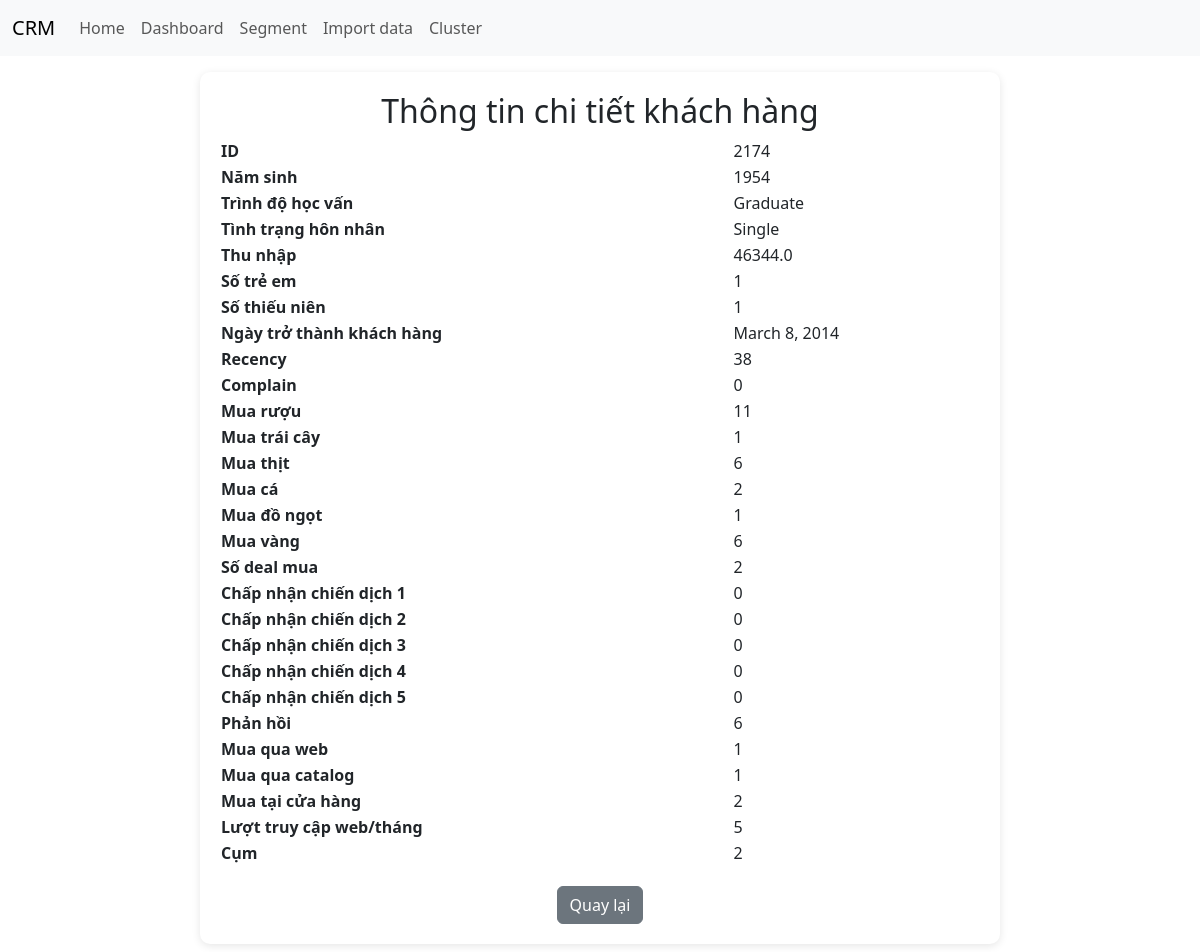
Page /customer/2174/ on the committed database.
### CPA_APP/models.py (models this page shows, shortened)
class Customer(models.Model):
    customer_id = models.CharField(primary_key=True)
    year_birth = models.IntegerField()
    education = models.CharField(max_length=50)
    marital_status = models.CharField(max_length=50)
    income = models.FloatField(null=True, blank=True)
    kidhome = models.IntegerField()
    teenhome = models.IntegerField()
    dt_customer = models.DateField()
    recency = models.IntegerField()
    complain = models.IntegerField()
    mnt_wines = models.IntegerField()
    mnt_fruits = models.IntegerField()
    mnt_meat_products = models.IntegerField()
    mnt_fish_products = models.IntegerField()
    mnt_sweet_products = models.IntegerField()
    mnt_gold_prods = models.IntegerField()
    num_deals_purchases = models.IntegerField()
    accepted_cmp1 = models.IntegerField()
    accepted_cmp2 = models.IntegerField()
    accepted_cmp3 = models.IntegerField()
    accepted_cmp4 = models.IntegerField()
    accepted_cmp5 = models.IntegerField()
    response = models.IntegerField()
    num_web_purchases = models.IntegerField()
    num_catalog_purchases = models.IntegerField()
    num_store_purchases = models.IntegerField()
    num_web_visits_month = models.IntegerField()
    cluster = models.CharField(max_length=200,null=True, blank=True)  # Optional field for clustering

### CPA_APP/views.py (the view)
# urls.py: path('customer/<str:customer_id>/', views.customer_detail, name='customer_detail'),
def customer_detail(request, customer_id):
    customer = get_object_or_404(Customer, customer_id=customer_id)
    return render(request, 'customer_detail.html', {'customer': customer})

### templates/customer_detail.html
{% extends "main.html" %}
{% block content %}
<div style="max-width: 800px; margin: auto; padding: 20px; background: white; border-radius: 10px; box-shadow: 0 2px 8px rgba(0,0,0,0.1);">
    <h2 style="text-align: center;">Thông tin chi tiết khách hàng</h2>
    <table style="width: 100%; border-collapse: collapse;">
        <tr><th>ID</th><td>{{ customer.customer_id }}</td></tr>
        <tr><th>Năm sinh</th><td>{{ customer.year_birth }}</td></tr>
        <tr><th>Trình độ học vấn</th><td>{{ customer.education }}</td></tr>
        <tr><th>Tình trạng hôn nhân</th><td>{{ customer.marital_status }}</td></tr>
        <tr><th>Thu nhập</th><td>{{ customer.income }}</td></tr>
        <tr><th>Số trẻ em</th><td>{{ customer.kidhome }}</td></tr>
        <tr><th>Số thiếu niên</th><td>{{ customer.teenhome }}</td></tr>
        <tr><th>Ngày trở thành khách hàng</th><td>{{ customer.dt_customer }}</td></tr>
        <tr><th>Recency</th><td>{{ customer.recency }}</td></tr>
        <tr><th>Complain</th><td>{{ customer.complain }}</td></tr>
        <tr><th>Mua rượu</th><td>{{ customer.mnt_wines }}</td></tr>
        <tr><th>Mua trái cây</th><td>{{ customer.mnt_fruits }}</td></tr>
        <tr><th>Mua thịt</th><td>{{ customer.mnt_meat_products }}</td></tr>
        <tr><th>Mua cá</th><td>{{ customer.mnt_fish_products }}</td></tr>
        <tr><th>Mua đồ ngọt</th><td>{{ customer.mnt_sweet_products }}</td></tr>
        <tr><th>Mua vàng</th><td>{{ customer.mnt_gold_prods }}</td></tr>
        <tr><th>Số deal mua</th><td>{{ customer.num_deals_purchases }}</td></tr>
        <tr><th>Chấp nhận chiến dịch 1</th><td>{{ customer.accepted_cmp1 }}</td></tr>
        <tr><th>Chấp nhận chiến dịch 2</th><td>{{ customer.accepted_cmp2 }}</td></tr>
        <tr><th>Chấp nhận chiến dịch 3</th><td>{{ customer.accepted_cmp3 }}</td></tr>
        <tr><th>Chấp nhận chiến dịch 4</th><td>{{ customer.accepted_cmp4 }}</td></tr>
        <tr><th>Chấp nhận chiến dịch 5</th><td>{{ customer.accepted_cmp5 }}</td></tr>
        <tr><th>Phản hồi</th><td>{{ customer.response }}</td></tr>
        <tr><th>Mua qua web</th><td>{{ customer.num_web_purchases }}</td></tr>
        <tr><th>Mua qua catalog</th><td>{{ customer.num_catalog_purchases }}</td></tr>
        <tr><th>Mua tại cửa hàng</th><td>{{ customer.num_store_purchases }}</td></tr>
        <tr><th>Lượt truy cập web/tháng</th><td>{{ customer.num_web_visits_month }}</td></tr>
        <tr><th>Cụm</th><td>{{ customer.cluster }}</td></tr>
    </table>
    <div style="text-align: center; margin-top: 20px;">
        <a href="javascript:history.back()" class="btn btn-secondary">Quay lại</a>
    </div>
</div>
{% endblock %}

### templates/main.html (shortened to what this page needs)
<!DOCTYPE html>
{% load static %}
<html>
    <head>
        <link rel="stylesheet" href="https://cdn.jsdelivr.net/npm/bootstrap-icons@1.11.3/font/bootstrap-icons.min.css">
        <link href="https://cdn.jsdelivr.net/npm/bootstrap@5.3.3/dist/css/bootstrap.min.css" rel="stylesheet">
    </head>
    <body>
        <nav class="navbar navbar-expand-lg bg-body-tertiary black">
            <div class="container-fluid">
                <div class="navbar-brand">CRM</div>
                <div class="collapse navbar-collapse" id="navbarNav">
                    <ul class="navbar-nav">
                        <li class="nav-item">
                            <a class="nav-link btn btn-primary" aria-current="page" href="/">Home</a>
                        </li>
                        <li class="nav-item">
                            <a class="nav-link btn btn-primary" href="{% url 'visualizations' %}">Dashboard</a>
                        </li>
                        <li class="nav-item">
                            <a class="nav-link btn btn-primary" href="{% url 'customer_segments' %}">Segment</a>
                        </li>
                        <li class="nav-item">
                            <a class="nav-link btn btn-primary" href="{% url 'upload_csv' %}">Import data</a>
                        </li>
                        <li class="nav-item">
                            <a class="nav-link btn btn-primary" href="{% url 'cluster' %}">Cluster</a>
                        </li>
                    </ul>
                </div>
            </div>
        </nav>
        <div class="container-fluid">
            <div class="row flex-nowrap">
                <div class="col py-3">
                    {% block content %}
                    {% endblock content %}
                </div>
            </div>
        </div>
    </body>
</html>

### rows in the picture
Customer: customer_id "2174", year_birth "1954", education "Graduate", marital_status "Single", income "46344.0", kidhome "1", teenhome "1", dt_customer "March 8, 2014", recency "38", complain "0", mnt_wines "11", mnt_fruits "1", mnt_meat_products "6", mnt_fish_products "2", mnt_sweet_products "1", mnt_gold_prods "6", num_deals_purchases "2", accepted_cmp1 "0", accepted_cmp2 "0", accepted_cmp3 "0", accepted_cmp4 "0", accepted_cmp5 "0", response "6", num_web_purchases "1", num_catalog_purchases "1", num_store_purchases "2", num_web_visits_month "5", cluster "2"
